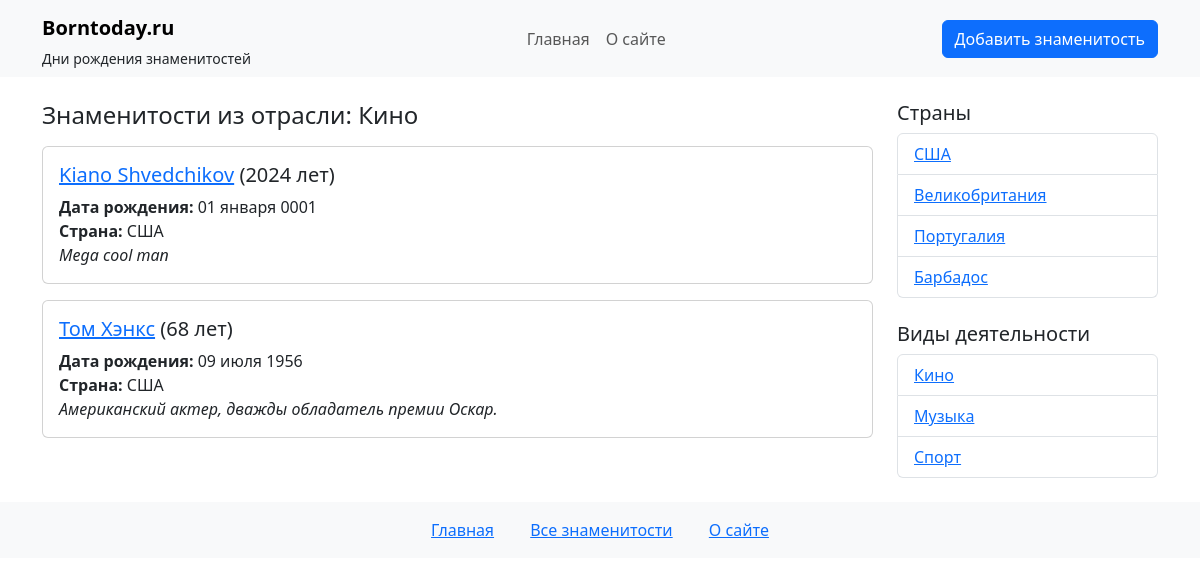
Page /industry/kino/ on the committed database.
### star/models.py (models this page shows, shortened)
class Category(models.Model):
    title = models.CharField(max_length=100)  # Название категории
    slug = models.SlugField(max_length=255, blank=True, db_index=True, verbose_name="URL")
    class Meta:
        verbose_name = 'Категория'
        verbose_name_plural = 'Категории'

class Star(models.Model):
    name = models.CharField(max_length=100, verbose_name="Имя")
    slug = models.SlugField(max_length=255, unique=True, db_index=True, verbose_name="URL")
    country = models.ForeignKey(Country, on_delete=models.CASCADE, related_name='stars', verbose_name="Страна")
    categories = models.ManyToManyField(Category, related_name='stars', verbose_name="Категории")
    birth_date = models.DateField(verbose_name="Дата рождения")
    content = models.TextField(verbose_name="Описание")
    photo = models.ImageField(upload_to='photos/%Y/%m/%d/', blank=True, null=True, verbose_name="Фотография")
    is_published = models.BooleanField(default=True, verbose_name="Опубликовано")
    time_create = models.DateTimeField(auto_now_add=True, verbose_name="Время создания")
    time_update = models.DateTimeField(auto_now=True, verbose_name="Время изменения")
    def get_age(self):
        today = date.today()
        age = today.year - self.birth_date.year
        if (today.month, today.day) < (self.birth_date.month, self.birth_date.day):
            age -= 1
        return age
    class Meta:
        verbose_name = 'Знаменитость'
        verbose_name_plural = 'Знаменитости'
        ordering = ['-time_create']  # Сортировка по убыванию времени создания
        indexes = [
            models.Index(fields=['-time_create']),  # Индекс для повышения производительности
        ]

class Country(models.Model):
   name = models.CharField(max_length=100)  # Название страны
   slug = models.SlugField(max_length=255, blank=True, unique=False, db_index=True, verbose_name="URL")
   class Meta:
       verbose_name = 'Страна'
       verbose_name_plural = 'Страны'

### star/views.py (the view)
# urls.py: path('industry/<slug:slug>/', views.stars_by_category, name='stars_by_category'),
def stars_by_category(request, slug):
    category = get_object_or_404(Category, slug=slug)
    filtered_stars = Star.objects.filter(categories=category, is_published=True)
    countries = Country.objects.all()
    categories = Category.objects.all()
    context = {
        'stars': filtered_stars,
        'category_name': category.title,
        'star_countries': countries,
        'star_categories': categories,
        'title_template': 'Знаменитости из отрасли',
    }
    return render(request, 'star/industry.html', context)

### star/templates/star/industry.html (shortened to what this page needs)
{% extends 'star/base.html' %}
{% block content %}
<h4 class="mb-3">{{ title_template }}: {{ category_name }}</h4>
{% if stars %}
  {% for star in stars %}
    <div class="card mb-3">
      <div class="card-body">
        <h5 class="card-title">
          <a href="{% url 'star_detail' star.slug %}">{{ star.name }}</a> ({{ star.get_age }} лет)
        </h5>
        <p class="card-text">
          <strong>Дата рождения:</strong> {{ star.birth_date|date:"d E Y" }}<br>
          <strong>Страна:</strong> {{ star.country.name }}<br>
          <em>{{ star.content }}</em>
        </p>
      </div>
    </div>
  {% endfor %}
{% else %}
  <p>Нет знаменитостей в этой категории.</p>
{% endif %}
{% endblock %}

### star/templates/star/sidebar.html
<div class="col-md-3">
 <h5>Страны</h5>
 <ul class="list-group mb-4">
   {% for country in star_countries %}
   <li class="list-group-item">
     <a href="{% url 'stars_by_country' country.slug %}">{{country.name}}</a>
   </li>
   {% endfor %}
 </ul>
 <h5>Виды деятельности</h5>
 <ul class="list-group">
   {% for cat in star_categories %}
   <li class="list-group-item">
     <a href="{% url 'stars_by_category' cat.slug %}">{{ cat.title }}</a>
   </li>
   {% endfor %}
 </ul>
</div>

### rows in the picture
Category: title "Кино"
Star: name "Kiano Shvedchikov", get_age "2024", birth_date "01 января 0001", country.name "США", content "Mega cool man"
Star: name "Том Хэнкс", get_age "68", birth_date "09 июля 1956", country.name "США", content "Американский актер, дважды обладатель премии Оскар."
Country: name "США"
Country: name "Великобритания"
Country: name "Португалия"
Country: name "Барбадос"
Category: title "Музыка"
Category: title "Спорт"

### other values in the picture
{{ title_template }} "Знаменитости из отрасли"
